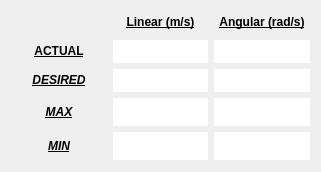
<?xml version="1.0" encoding="UTF-8"?>
<ui version="4.0">
 <class>ShowSpeed</class>
 <widget class="QWidget" name="ShowSpeed">
  <property name="geometry">
   <rect>
    <x>0</x>
    <y>0</y>
    <width>321</width>
    <height>172</height>
   </rect>
  </property>
  <property name="windowTitle">
   <string>ShowSpeed</string>
  </property>
  <property name="styleSheet">
   <string notr="true"/>
  </property>
  <widget class="QWidget" name="layoutWidget">
   <property name="geometry">
    <rect>
     <x>0</x>
     <y>0</y>
     <width>321</width>
     <height>171</height>
    </rect>
   </property>
   <layout class="QGridLayout" name="gridLayout">
    <item row="4" column="2">
     <widget class="QLabel" name="angularSpeedMin">
      <property name="styleSheet">
       <string notr="true">background-color: rgb(255, 255, 255);</string>
      </property>
      <property name="text">
       <string>&lt;html&gt;&lt;head/&gt;&lt;body&gt;&lt;p align=&quot;center&quot;&gt;&lt;br/&gt;&lt;/p&gt;&lt;/body&gt;&lt;/html&gt;</string>
      </property>
     </widget>
    </item>
    <item row="0" column="1">
     <widget class="QLabel" name="label">
      <property name="styleSheet">
       <string notr="true">font: 75 italic 11pt &quot;Ubuntu&quot;;
text-decoration: underline;</string>
      </property>
      <property name="text">
       <string>&lt;html&gt;&lt;head/&gt;&lt;body&gt;&lt;p align=&quot;center&quot;&gt;&lt;span style=&quot; font-weight:600;&quot;&gt;Linear (m/s)&lt;/span&gt;&lt;/p&gt;&lt;/body&gt;&lt;/html&gt;</string>
      </property>
     </widget>
    </item>
    <item row="4" column="1">
     <widget class="QLabel" name="linearSpeedMin">
      <property name="styleSheet">
       <string notr="true">background-color: rgb(255, 255, 255);</string>
      </property>
      <property name="text">
       <string>&lt;html&gt;&lt;head/&gt;&lt;body&gt;&lt;p align=&quot;center&quot;&gt;&lt;br/&gt;&lt;/p&gt;&lt;/body&gt;&lt;/html&gt;</string>
      </property>
     </widget>
    </item>
    <item row="4" column="0">
     <widget class="QLabel" name="label_8">
      <property name="text">
       <string>&lt;html&gt;&lt;head/&gt;&lt;body&gt;&lt;p align=&quot;center&quot;&gt;&lt;span style=&quot; font-weight:600; font-style:italic; text-decoration: underline;&quot;&gt;MIN&lt;/span&gt;&lt;/p&gt;&lt;/body&gt;&lt;/html&gt;</string>
      </property>
     </widget>
    </item>
    <item row="0" column="2">
     <widget class="QLabel" name="label_2">
      <property name="styleSheet">
       <string notr="true">font: 75 italic 11pt &quot;Ubuntu&quot;;
text-decoration: underline;</string>
      </property>
      <property name="text">
       <string>&lt;html&gt;&lt;head/&gt;&lt;body&gt;&lt;p align=&quot;center&quot;&gt;&lt;span style=&quot; font-weight:600;&quot;&gt;Angular (rad/s)&lt;/span&gt;&lt;/p&gt;&lt;/body&gt;&lt;/html&gt;</string>
      </property>
     </widget>
    </item>
    <item row="3" column="0">
     <widget class="QLabel" name="label_7">
      <property name="text">
       <string>&lt;html&gt;&lt;head/&gt;&lt;body&gt;&lt;p align=&quot;center&quot;&gt;&lt;span style=&quot; font-weight:600; font-style:italic; text-decoration: underline;&quot;&gt;MAX&lt;/span&gt;&lt;/p&gt;&lt;/body&gt;&lt;/html&gt;</string>
      </property>
     </widget>
    </item>
    <item row="1" column="1">
     <widget class="QLabel" name="linearSpeedAct">
      <property name="styleSheet">
       <string notr="true">background-color: rgb(255, 255, 255);</string>
      </property>
      <property name="text">
       <string/>
      </property>
     </widget>
    </item>
    <item row="2" column="2">
     <widget class="QLabel" name="angularSpeedDes">
      <property name="styleSheet">
       <string notr="true">background-color: rgb(255, 255, 255);</string>
      </property>
      <property name="text">
       <string/>
      </property>
     </widget>
    </item>
    <item row="1" column="2">
     <widget class="QLabel" name="angularSpeedAct">
      <property name="styleSheet">
       <string notr="true">background-color: rgb(255, 255, 255);</string>
      </property>
      <property name="text">
       <string/>
      </property>
     </widget>
    </item>
    <item row="3" column="2">
     <widget class="QLabel" name="angularSpeedMax">
      <property name="styleSheet">
       <string notr="true">background-color: rgb(255, 255, 255);</string>
      </property>
      <property name="text">
       <string>&lt;html&gt;&lt;head/&gt;&lt;body&gt;&lt;p align=&quot;center&quot;&gt;&lt;br/&gt;&lt;/p&gt;&lt;/body&gt;&lt;/html&gt;</string>
      </property>
     </widget>
    </item>
    <item row="1" column="0">
     <widget class="QLabel" name="label_5">
      <property name="styleSheet">
       <string notr="true">font: 75 italic 11pt &quot;Ubuntu&quot;;
text-decoration: underline;</string>
      </property>
      <property name="text">
       <string>&lt;html&gt;&lt;head/&gt;&lt;body&gt;&lt;p align=&quot;center&quot;&gt;&lt;span style=&quot; font-weight:600;&quot;&gt;ACTUAL&lt;/span&gt;&lt;/p&gt;&lt;/body&gt;&lt;/html&gt;</string>
      </property>
     </widget>
    </item>
    <item row="2" column="0">
     <widget class="QLabel" name="label_6">
      <property name="text">
       <string>&lt;html&gt;&lt;head/&gt;&lt;body&gt;&lt;p align=&quot;center&quot;&gt;&lt;span style=&quot; font-weight:600; font-style:italic; text-decoration: underline;&quot;&gt;DESIRED&lt;/span&gt;&lt;/p&gt;&lt;/body&gt;&lt;/html&gt;</string>
      </property>
     </widget>
    </item>
    <item row="3" column="1">
     <widget class="QLabel" name="linearSpeedMax">
      <property name="styleSheet">
       <string notr="true">background-color: rgb(255, 255, 255);</string>
      </property>
      <property name="text">
       <string>&lt;html&gt;&lt;head/&gt;&lt;body&gt;&lt;p align=&quot;center&quot;&gt;&lt;br/&gt;&lt;/p&gt;&lt;/body&gt;&lt;/html&gt;</string>
      </property>
     </widget>
    </item>
    <item row="2" column="1">
     <widget class="QLabel" name="linearSpeedDes">
      <property name="styleSheet">
       <string notr="true">background-color: rgb(255, 255, 255);</string>
      </property>
      <property name="text">
       <string/>
      </property>
     </widget>
    </item>
   </layout>
  </widget>
 </widget>
 <layoutdefault spacing="6" margin="11"/>
 <resources/>
 <connections/>
</ui>
